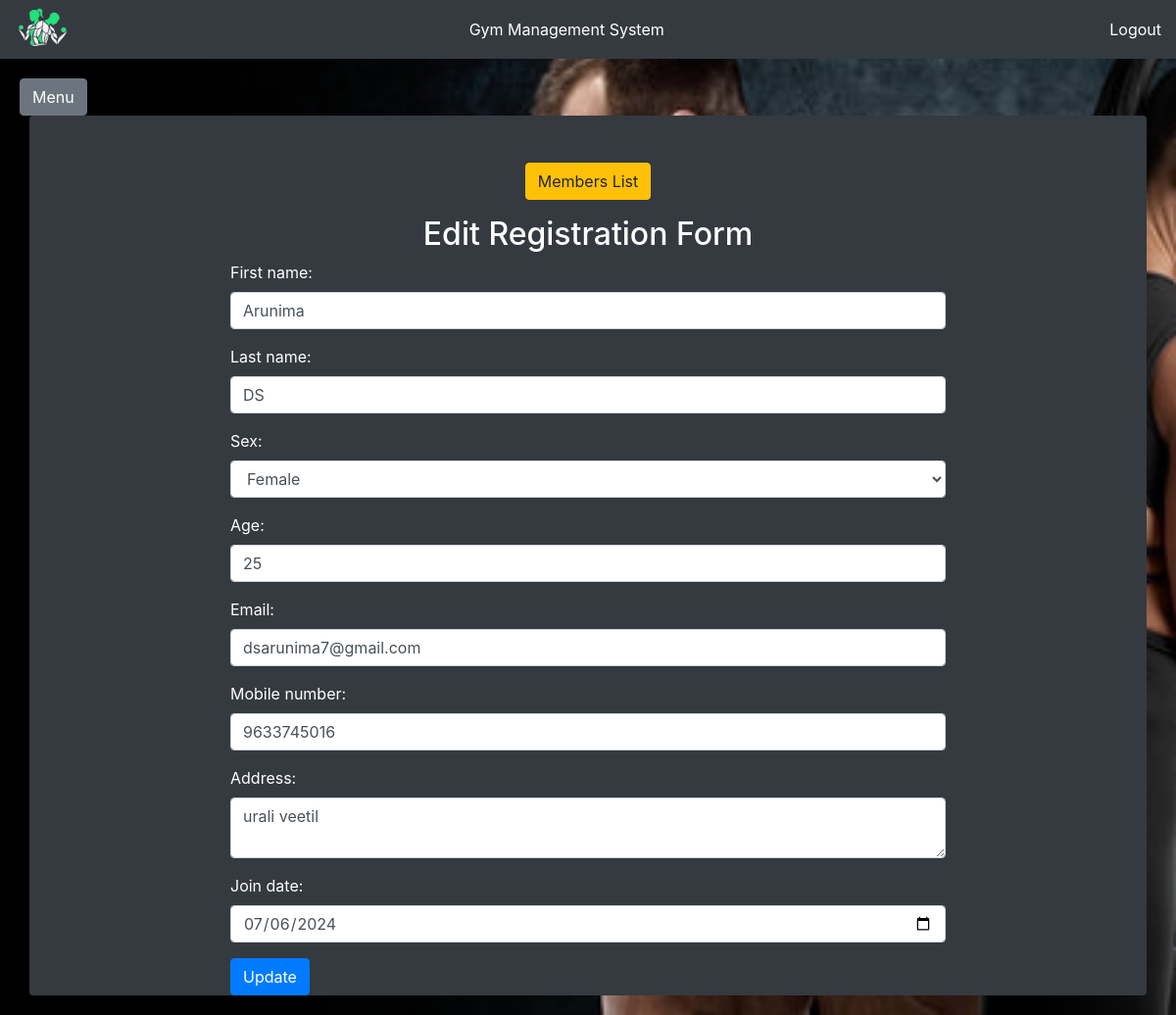
Page /edit_member/1/ on the committed database.
### registration/models.py (models this page shows, shortened)
class Registers(models.Model):
    SEX_CHOICES = [
        ('Male', 'Male'),
        ('Female', 'Female'),
        ('Other', 'Other'),
    ]
    user = models.OneToOneField(User, on_delete=models.CASCADE)
    first_name = models.CharField(max_length=100)
    last_name = models.CharField(max_length=100)
    sex = models.CharField(max_length=10, choices=SEX_CHOICES)
    age = models.PositiveIntegerField()
    email = models.EmailField(unique=True)
    mobile_number = models.CharField(max_length=15)
    address = models.TextField()
    join_date = models.DateField(null=True, blank=True)
    class Meta:
        db_table='registers'

### registration/views.py (the view)
# urls.py: path('edit_member/<int:member_id>/', edit_member, name='edit_member'),
def edit_member(request, member_id):
    member = Registers.objects.get(id=member_id)
    if request.method == 'POST':
        form = RegisterForm(request.POST, instance=member)
        if form.is_valid():
            form.save()
            return redirect('members_list')
    else:
        form = RegisterForm(instance=member)
    return render(request, 'registration/edit_member.html', {'form': form})

### registration/forms.py
class RegisterForm(forms.ModelForm):
    class Meta:
        model = Registers
        fields = [
            'first_name',
            'last_name',
            'sex',
            'age',
            'email',
            'mobile_number',
            'address',
            'join_date'
        ]
        widgets = {
            'first_name': forms.TextInput(attrs={'class': 'form-control', 'placeholder': 'First Name'}),
            'last_name': forms.TextInput(attrs={'class': 'form-control', 'placeholder': 'Last Name'}),
            'sex': forms.Select(attrs={'class': 'form-control'}),
            'age': forms.NumberInput(attrs={'class': 'form-control', 'placeholder': 'Age'}),
            'email': forms.EmailInput(attrs={'class': 'form-control', 'placeholder': 'Email'}),
            'mobile_number': forms.TextInput(attrs={'class': 'form-control', 'placeholder': 'Mobile Number'}),
            'address': forms.Textarea(attrs={'class': 'form-control', 'rows': 2, 'placeholder': 'Address'}),
            'join_date': forms.DateInput(attrs={'type': 'date', 'class': 'form-control', 'placeholder': 'Join Date'}),
        }

### main/templates/registration/edit_member.html
{% extends "base.html" %} {% block content %}
<div class="container bg-dark text-white rounded">
  <div class="row justify-content-center">
    <div class="col-12 text-center mt-5 mb-3">
      <button
        type="button"
        class="btn btn-warning"
        onclick="window.location.href = '/members_list/'"
      >
        Members List
      </button>
    </div>
  </div>
  <div class="row justify-content-center">
    <div class="col-md-8">
      <h2 class="text-center">Edit Registration Form</h2>
      <form method="post">
        {% csrf_token %} {{ form.as_p }}
        <button type="submit" class="btn btn-primary">Update</button>
      </form>
    </div>
  </div>
</div>
{% endblock %}

### rows in the picture
Registers: first_name "Arunima", last_name "DS", sex "Female", age "25", email "dsarunima7@gmail.com", mobile_number "9633745016", address "urali veetil", join_date "07/06/2024"
